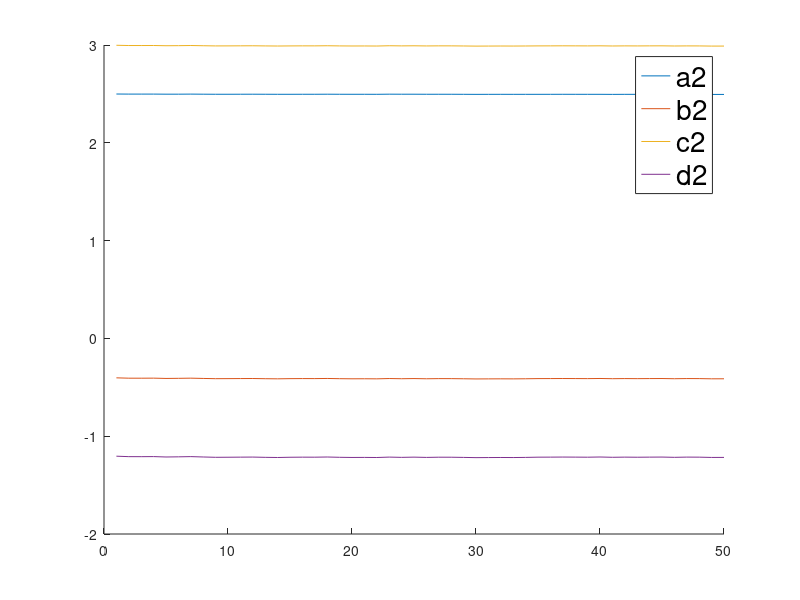
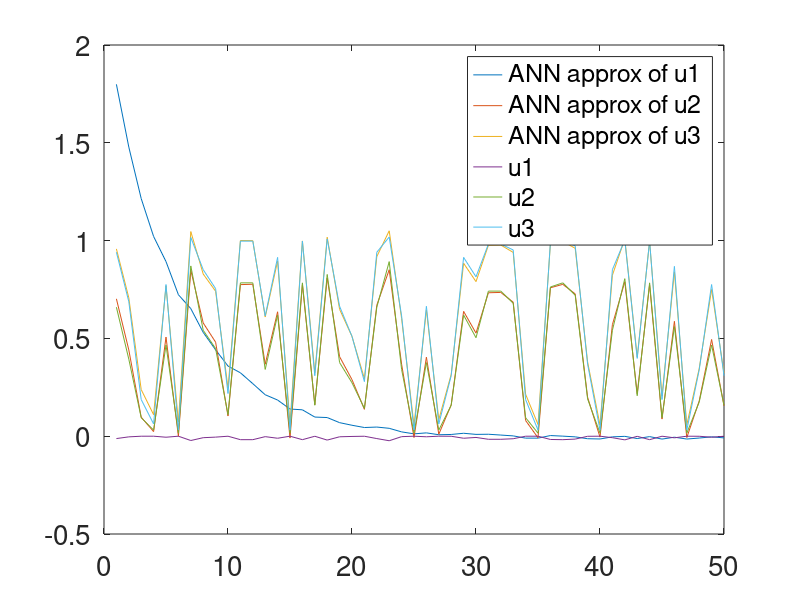
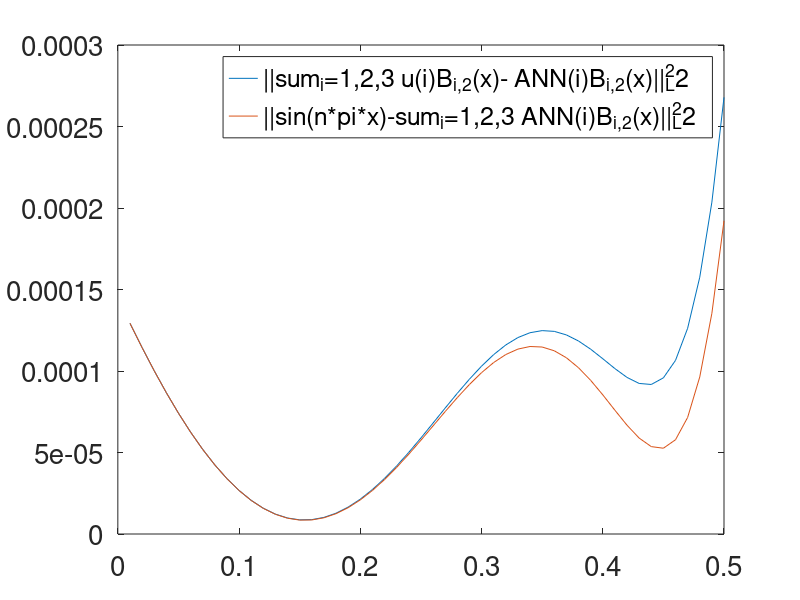
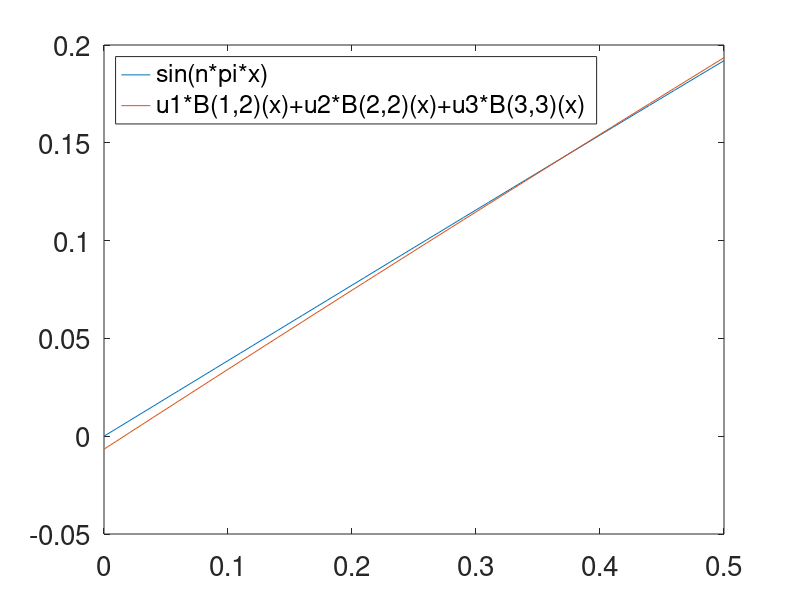

Reproduce these figures in MATLAB, in order.
function NNtrain()
%%%%%%%%%%%%%%%%%%%%%%%%%%%%%%%%%%%%%%%%%%%%%%%%%%%%%%%%%%%%%%%%%%%%%%%%%
%Preparation of dataset

%collection of dataset
A = [1/5 1/10 1/30; 1/10 2/15 1/10;  1/30 1/10 1/5];
i=1;
for n=0.01:0.01:0.5
rhs= [  (pi*pi*n*n+2*cos(pi*n)-2)/(pi*pi*pi*n*n*n);
(-2*pi*n*sin(pi*n)-4*cos(pi*n)+4)/(pi*pi*pi*n*n*n); 
((2-pi*pi*n*n)*cos(pi*n)+2*pi*n*sin(pi*n)-2)/(pi*pi*pi*n*n*n) ];
A;
rhs;
u=A\rhs;
dataset_in(i)=n; 
dataset_u1(i)=u(1); 
dataset_u2(i)=u(2); 
dataset_u3(i)=u(3); 
i=i+1;
end
ndataset=i-1;

%%%%%%%%%%%%%%%%%%%%%%%%%%%%%%%%%%%%%%%%%%%%%%%%%%%%%%%%%%%%%%%%%%%%%%%%%
%training
a1=1.0; b1=1.0; c1=1.0; d1=1.0;

a2=2.5; b2=-0.4; c2=3.0; d2=-1.2;

a3=4.7; b3=0.1; c3=2.6; d3=-1.3;

eta1=0.1;
eta2=0.1;
eta3=0.1;

r = 0 + (1-0).*rand(ndataset,1);
r=r.*ndataset;
for j=1:ndataset
  i=floor(r(j));
  if(i==0)
    i=1;
  end
%%%%%%%%%%%%%%%%%%%%%%%%%%%%
  %1
  a1_=a1; b1_=b1; c1_=c1; d1_=d1;
  %evaluation of the first NN modeling a1
  eval1 = c1*1.0/(1.0+exp(-(a1*dataset_in(i)+b1)))+d1;
  error1 = 0.5*(eval1-dataset_u1(i))^2;
  %a1=a1-eta*derivative of error with respect to a
  %d error/da = d/da [[1/2*(c sigma (ax+b)+d-y(x))^2]=cxe^(-ax-b)(eval1-y(x))/(e^{-ax-b)+1)^2
  derrorda = c1*dataset_in(i)*exp(-a1*dataset_in(i)-b1)*(eval1-dataset_u1(i))/(exp(-a1*dataset_in(i)-b1)+1)^2;
  a1=a1-eta1*  derrorda;
  %b1=b1-eta*derivative of error with respect to b
  %d error/db = d/db [1/2*(c sigma (ax+b)+d-y(x))^2]=ce^(-ax-b)(eval1-y(x))/(e^{-ax-b)+1)^2
  derrordb = c1*exp(-a1_*dataset_in(i)-b1)*(eval1-dataset_u1(i))/(exp(-a1_*dataset_in(i)-b1)+1)^2;
  b1=b1-eta1*  derrordb;
  %c1=c1-eta*derivative of error with respect to c
  %d error/dc = d/dc [1/2*(c sigma (ax+b)+d-y(x))^2]=(eval1-y(x))/(e^{-ax-b)+1)
  derrordc = (eval1-dataset_u1(i))/(exp(-a1*dataset_in(i)-b1)+1);
  c1=c1-eta1*  derrordc;
  %d1=d1-eta*derivative of error with respect to d
  %d error/dd = d/dd [1/2*(c sigma (ax+b)+d-y(x))^2]=eval1-y
  derrordd = (eval1-dataset_u1(i));
  d1=d1-eta1*  derrordd;
%%%%%%%%%%%%%%%%%%%%%%%%%%%%
  %2
  a2_=a1; b2_=b2; c2_=c2; d2_=d2;
  %evaluation of the first NN modeling a2  
  eval2 = c2*1.0/(1.0+exp(-(a2*dataset_in(i)+b2)))+d2;
  error2 = 0.5*(eval2-dataset_u2(i))^2;
  %a2=a2-eta*derivative of error with respect to a
  %d error/da = d/da [[1/2*(c sigma (ax+b)+d-y(x))^2]=cxe^(-ax-b)(eval2-y(x))/(e^{-ax-b)+1)^2
  derrorda = c2*dataset_in(i)*exp(-a2*dataset_in(i)-b2)*(eval2-dataset_u2(i))/(exp(-a2*dataset_in(i)-b2)+1)^2;
  a2=a2-eta2*  derrorda;
  %b2=b2-eta*derivative of error with respect to b
  %d error/db = d/db [1/2*(c sigma (ax+b)+d-y(x))^2]=ce^(-ax-b)(eval2-y(x))/(e^{-ax-b)+1)^2
  derrordb = c2*exp(-a2_*dataset_in(i)-b2)*(eval2-dataset_u2(i))/(exp(-a2_*dataset_in(i)-b2)+1)^2;
  b2=b2-eta2*  derrordb;
  %c2=c2-eta*derivative of error with respect to c
  %d error/dc = d/dc [1/2*(c sigma (ax+b)+d-y(x))^2]=(eval2-y(x))/(e^{-ax-b)+1)
  derrordc = (eval2-dataset_u2(i))/(exp(-a2*dataset_in(i)-b2)+1);
  c2=c2-eta2*  derrordc;
  %d2=d2-eta*derivative of error with respect to d
  %d error/dd = d/dd [1/2*(c sigma (ax+b)+d-y(x))^2]=
  derrordd = (eval2-dataset_u2(i));
  d2=d2-eta2*  derrordd;
%%%%%%%%%%%%%%%%%%%%%%%%%%%%%  
  %3
  a3_=a1; b3_=b2; c3_=c2; d3_=d2;
  %evaluation of the first NN modeling a3 
  eval3 = c3*1.0/(1.0+exp(-(a3*dataset_in(i)+b3)))+d3;
  error3 = 0.5*(eval3-dataset_u3(i))^2;
  %a3=a3-eta*derivative of error with respect to a
  %d error/da = d/da [[1/2*(c sigma (ax+b)+d-y(x))^2]=cxe^(-ax-b)(eval3-y(x))/(e^{-ax-b)+1)^2
  derrorda = c3*dataset_in(i)*exp(-a3*dataset_in(i)-b3)*(eval3-dataset_u3(i))/(exp(-a3*dataset_in(i)-b3)+1)^2;
  a3=a3-eta3*  derrorda;
  %b3=b3-eta*derivative of error with respect to b
  %d error/db = d/db [1/2*(c sigma (ax+b)+d-y(x))^2]=ce^(-ax-b)(eval3-y(x))/(e^{-ax-b)+1)^2
  derrordb = c3*exp(-a3_*dataset_in(i)-b3)*(eval3-dataset_u3(i))/(exp(-a3_*dataset_in(i)-b3)+1)^2;
  b3=b3-eta3*  derrordb;
  %c3=c3-eta*derivative of error with respect to c
  %d error/dc = d/dc [1/2*(c sigma (ax+b)+d-y(x))^2]=(eval3-y(x))/(e^{-ax-b)+1)
  derrordc = (eval3-dataset_u3(i))/(exp(-a3*dataset_in(i)-b3)+1);
  c3=c3-eta3*  derrordc;
  %d3=d3-eta*derivative of error with respect to d
  %d error/dd = d/dd [1/2*(c sigma (ax+b)+d-y(x))^2]=eval3-y
  derrordd = (eval3-dataset_u3(i));
  d3=d3-eta3*  derrordd;
%%%%%%%%%%%%%%%%%%%%%%%%%%%%%%
%store for making plots later
  y1a(j)=a1;
  y1b(j)=b1;
  y1c(j)=c1;
  y1d(j)=d1;
  y2a(j)=a2;
  y2b(j)=b2;
  y2c(j)=c2;
  y2d(j)=d2;
  y3a(j)=a3;
  y3b(j)=b3;
  y3c(j)=c3;
  y3d(j)=d3;
  yeval1(j)=eval1;
  yeval2(j)=eval2;
  yeval3(j)=eval3;
  yu1(j)=dataset_u1(i);
  yu2(j)=dataset_u2(i);
  yu3(j)=dataset_u3(i);
  ye1(j)=error1;
  ye2(j)=error2;
  ye3(j)=error3;
%
  end
%%%%%%%%%%%%%%%%%%%%%%%%%%%%%%%%%%%%%%%%%%%%%%%%%%%%%%%%%%%%%%%%%%%%%%%%%
% plot convergence
x=1:1:ndataset;
hold on

%loglog(x,ye1,x,ye2,x,ye3);
%h=legend('error1','error2','error3');

plot(x,y2a,x,y2b,x,y2c,x,y2d);
h=legend('a2','b2','c2','d2');
set(h,'FontSize',20);

figure

plot(x,yeval1,x,yeval2,x,yeval3,x,yu1,x,yu2,x,yu3);
h=legend('ANN approx of u1','ANN approx of u2','ANN approx of u3','u1','u2','u3');
set(h,'FontSize',20);
set(h,'Location','northeast');
set(gca,'FontSize',20);
%a2
%b2
%c2
%d2


%%%%%%%%%%%%%%%%%%%%%%%%%%%%%%%%%%%%%%%%%%%%%%%%%%%%%%%%%%%%%%%%%%%%%%%%%
%plot error 
%z(x)=sum_{i=1,2,3}ANN(i)*B_{i,2}
%z(x)=ANN1(n)*(1-x)^2 +ANN2(n)*2*x*(1-x)+ANN3(n)*x^2

figure

i=1;
for n=0.01:0.01:0.5
  %evaluated by ANN
  ANN1 = c1*1.0/(1.0+exp(-(a1*n+b1)))+d1;
  ANN2 = c2*1.0/(1.0+exp(-(a2*n+b2)))+d2;
  ANN3 = c3*1.0/(1.0+exp(-(a3*n+b3)))+d3;
%solved by projection  
rhs= [  (pi*pi*n*n+2*cos(pi*n)-2)/(pi*pi*pi*n*n*n);
(-2*pi*n*sin(pi*n)-4*cos(pi*n)+4)/(pi*pi*pi*n*n*n); 
((2-pi*pi*n*n)*cos(pi*n)+2*pi*n*sin(pi*n)-2)/(pi*pi*pi*n*n*n) ];
u=A\rhs;
  %compute error between projection and ANN
  error1(i)=0.0;
  error2(i)=0.0;
  h=0.01;
  for x=0.0:h:1.0
    z=ANN1*(1-x)^2+ANN2*2*x*(1-x)+ANN3*x^2;
    us=u(1)*(1-x)^2+u(2)*2*x*(1-x)+u(3)*x^2;
    s=sin(n*pi*x);
    error1(i)=error1(i)+(z-s)^2*h;
    error2(i)=error2(i)+(z-us)^2*h;
%    error1(i)=error1(i)+(us-s)^2*h;
  end
  i=i+1;
end
n=0.01:0.01:0.5;
%plot(n,error1);
%h=legend('||sum_i=1,2,3 u(i)B_{i,2}(x)- sin(n*pi*x)');
plot(n,error1,n,error2);
h=legend('||sum_i=1,2,3 u(i)B_{i,2}(x)- ANN(i)B_{i,2}(x)||^2_L2','||sin(n*pi*x)-sum_i=1,2,3 ANN(i)B_{i,2}(x)||^2_L2');
set(h,'FontSize',20);
set(h,'Location','northeast');
set(gca,'FontSize',20);


%%%%%%%%%%%%%%%%%%%%%%%%%%%%%%%%%%%%%%%%%%%%%%%%%%%%%%%%%%%%%%%%%%%%%%%%%
% test single sin(n*pi*x)

figure
%test n
n=0.123;
%evaluation of ANN
eval1 = c1*1.0/(1.0+exp(-(a1*n+b1)))+d1;
eval2 = c2*1.0/(1.0+exp(-(a2*n+b2)))+d2;
eval3 = c3*1.0/(1.0+exp(-(a3*n+b3)))+d3;
%computing B-spline values
x=0:0.01:0.5;
y=sin(n*pi.*x);
z=eval1*(1-x).^2+eval2*2*x.*(1-x)+eval3*x.^2;
plot(x,y,x,z);
h=legend('sin(n*pi*x)','u1*B(1,2)(x)+u2*B(2,2)(x)+u3*B(3,3)(x)');
set(h,'FontSize',20);
set(h,'Location','northwest');
set(gca,'FontSize',20);
end

function y=sigma(x)
  y=1.0/(1.0+exp(-x));
  return
end